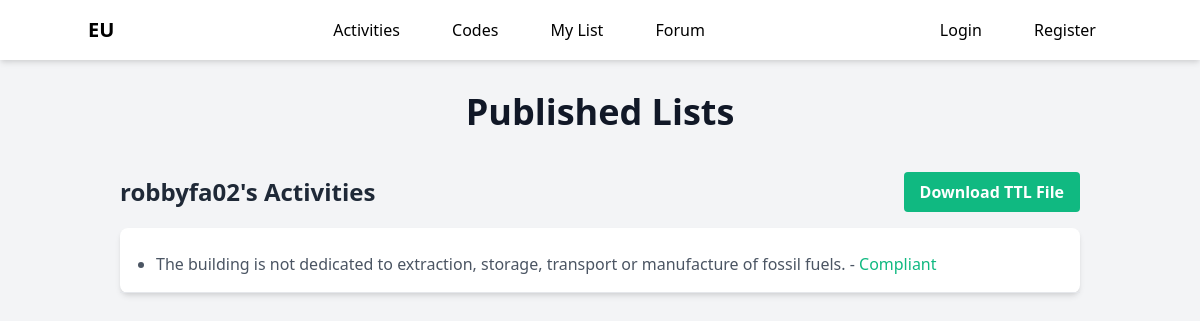
/forum, run on an earlier commit of the app's database.
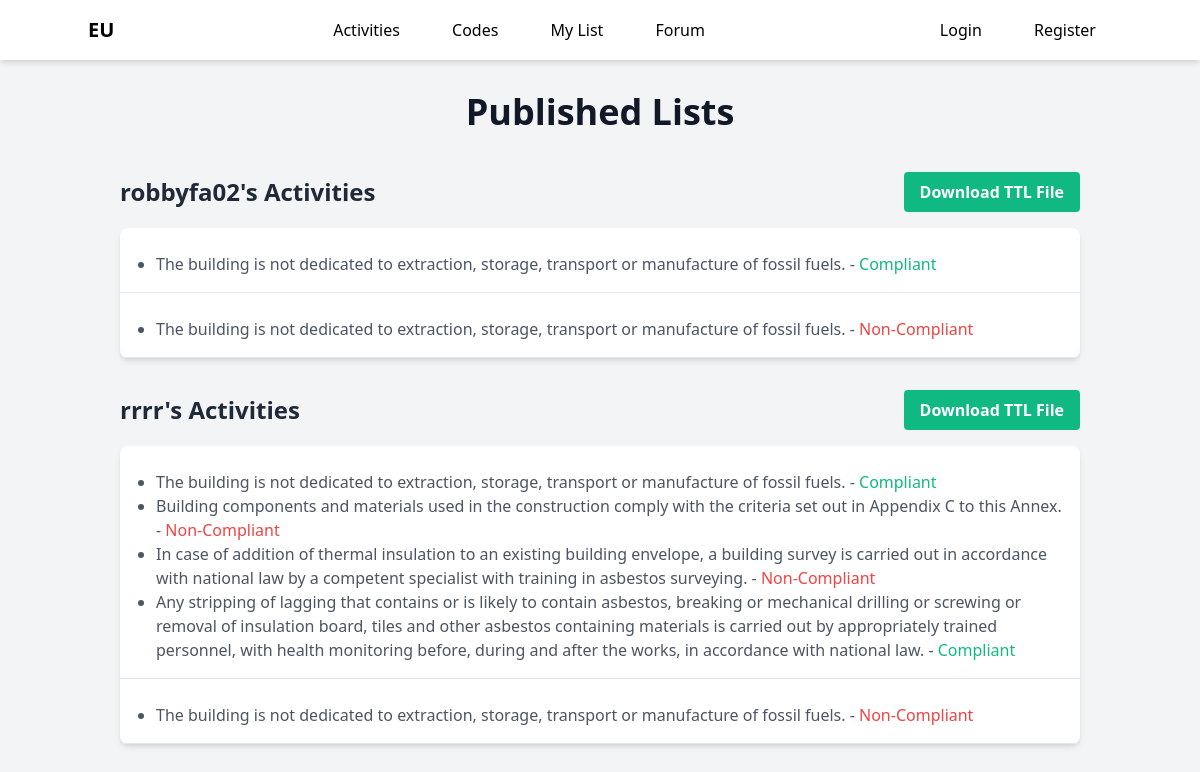
And on a later commit of the database.
### app.py (models this page shows)
class Users(UserMixin, db.Model):
    __tablename__ = 'users'
    id = db.Column(db.Integer, primary_key=True)
    username = db.Column(db.String(250), unique=True, nullable=False)
    password = db.Column(db.String(250), nullable=False)
    activities = db.relationship('UserActivities', backref='user', lazy='dynamic')
    is_published = db.Column(db.Boolean, default=False)

class ActivityCriteria(db.Model):
    __tablename__ = 'activity_criteria'
    id = db.Column(db.Integer, primary_key=True)
    user_activity_id = db.Column(db.Integer, db.ForeignKey('user_activities.id'), nullable=False)
    dnsh = db.Column(db.String(250), nullable=False)  # Add this line
    criteria_description = db.Column(db.Text)
    is_compliant = db.Column(db.Boolean, default=False)

### app.py (the view)
@app.route('/forum')
def forum():
    published_users = Users.query.filter_by(is_published=True).all()
    print("Published Users:", published_users)  # Debug output
    for user in published_users:
        print("User:", user.username)  # Debug output
        for activity in user.activities:
            print("Activity ID:", activity.activity_id)  # Debug output
            activity.criteria_details = ActivityCriteria.query.filter_by(
                user_activity_id=activity.id
            ).all()
            print("Criteria:", activity.criteria_details)  # Debug output
    return render_template('forum.html', published_users=published_users)

### templates/forum.html (shortened to what this page needs)
<!DOCTYPE html>
<html lang="en">
  {% include 'navbar.html' %}
  <body class="bg-gray-100">
    <div class="container mx-auto p-8">
      <h1 class="text-4xl font-bold text-center text-gray-900 mb-10">
        Published Lists
      </h1>
      {% for user in published_users %}
      <div class="mb-8">
        <div class="flex justify-between items-center mb-4">
          <h2 class="text-2xl font-bold text-gray-800">
            {{ user.username }}'s Activities
          </h2>
          <button
            onclick="location.href='/download_user_activities/{{ user.id }}'"
            class="bg-green-500 hover:bg-green-600 text-white font-bold py-2 px-4 rounded transition duration-300"
          >
            Download TTL File
          </button>
        </div>
        <div class="bg-white shadow-md rounded-lg">
          {% for activity in user.activities %}
          <div class="p-4 border-b border-gray-200">
            <ul class="list-disc pl-5 mt-2">
              {% for criterion in activity.criteria %}
              <li class="text-gray-600">
                {{ criterion.criteria_description }} -
                <span
                  class="{{ 'text-green-500' if criterion.is_compliant else 'text-red-500' }}"
                  >{{ 'Compliant' if criterion.is_compliant else 'Non-Compliant'
                  }}</span
                >
              </li>
              {% endfor %}
            </ul>
          </div>
          {% else %}
          <div class="text-center py-5 text-gray-700">No activities found</div>
          {% endfor %}
        </div>
      </div>
      {% endfor %}
    </div>
  </body>
</html>

### templates/navbar.html (shortened to what this page needs)
<head>
  <link
    href="https://cdn.jsdelivr.net/npm/tailwindcss@2.1.4/dist/tailwind.min.css"
    rel="stylesheet"
  />
</head>
<nav class="bg-white p-4 shadow-md">
  <div class="container mx-auto flex justify-between items-center">
    <a href="/" class="text-xl font-semibold text-black">EU</a>
    <div class="space-x-4">
      <a
        href="/activities/construction"
        class="text-black hover:bg-black hover:text-white py-2 px-4 rounded transition duration-300"
        >Activities</a
      >
      <a
        href="/nace/codes"
        class="text-black hover:bg-black hover:text-white py-2 px-4 rounded transition duration-300"
        >Codes</a
      >
      <a
        href="/my_activities"
        class="text-black hover:bg-black hover:text-white py-2 px-4 rounded transition duration-300"
        >My List</a
      >
      <a
        href="/forum"
        class="text-black hover:bg-black hover:text-white py-2 px-4 rounded transition duration-300"
        >Forum</a
      >
    </div>
    <div class="space-x-4">
      {% if current_user.is_authenticated %}
      <a
        href="/logout"
        class="text-black hover:bg-black hover:text-white py-2 px-4 rounded transition duration-300"
        >Logout</a
      >
      {% else %}
      <a
        href="/login"
        class="text-black hover:bg-black hover:text-white py-2 px-4 rounded transition duration-300"
        >Login</a
      >
      <a
        href="/login"
        class="text-black hover:bg-black hover:text-white py-2 px-4 rounded transition duration-300"
        >Register</a
      >
      {% endif %}
    </div>
  </div>
</nav>

What changed in the data, as far as the page shows it:
added ActivityCriteria: criteria_description "The building is not dedicated to extraction, storage, transport or manufacture of fossil fuels.", is_compliant "Non-Compliant"
added Users: username "rrrr"
added ActivityCriteria: criteria_description "The building is not dedicated to extraction, storage, transport or manufacture of fossil fuels.", is_compliant "Compliant"
added ActivityCriteria: criteria_description "Building components and materials used in the construction comply with the criteria set out in Appendix C to this Annex.", is_compliant "Non-Compliant"
added ActivityCriteria: criteria_description "In case of addition of thermal insulation to an existing building envelope, a building survey is carried out in accordance with national law by a competent specialist with training in asbestos surveying.", is_compliant "Non-Compliant"
added ActivityCriteria: criteria_description "Any stripping of lagging that contains or is likely to contain asbestos, breaking or mechanical drilling or screwing or removal of insulation board, tiles and other asbestos containing materials is carried out by appropriately trained personnel, with health monitoring before, during and after the works, in accordance with national law.", is_compliant "Compliant"
added ActivityCriteria: criteria_description "The building is not dedicated to extraction, storage, transport or manufacture of fossil fuels.", is_compliant "Non-Compliant"
